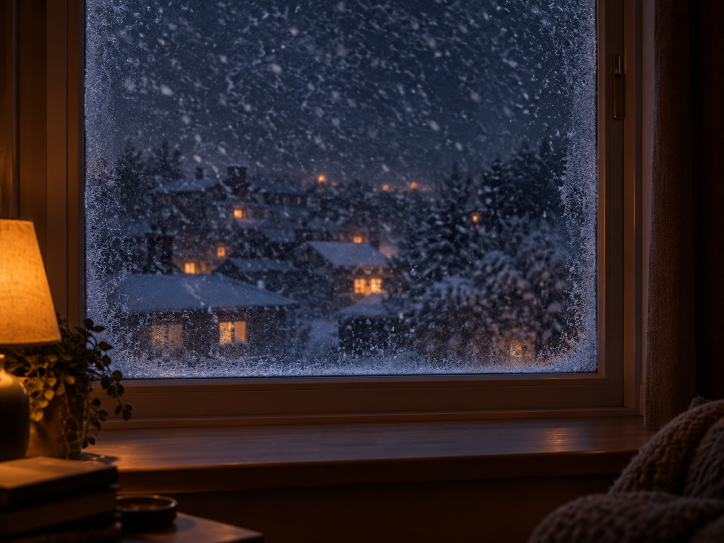
#> input picture engines/crystal/win.png, 1448 x 1086 px (shown at 1/2 size)
$ python crystal.py win.png win.png
#> lines starting #> are read from the running program, lines starting #| are printed output that depends on the picture; after the words box and inside, x2 and y2 are one past the last pixel; in counts of white or black regions, pixels touching at a corner belong together
### engines/crystal/reiter.py
# Reiter snowflake model on a hex grid (axial coords). Saves freeze iteration per cell.
import numpy as np, sys, cv2, math
def grow(alpha,beta,gamma,N=221,stop=92,maxit=40000):
#> called with alpha = 1, beta = 0.5, gamma = 0.001, N = 221, stop = 92, maxit = 40000
    c=N//2; I,J=np.mgrid[0:N,0:N]-c
    hd=np.maximum(np.maximum(abs(I),abs(J)),abs(I+J))
    edge=hd>=c-2
    s=np.full((N,N),beta); s[c,c]=1.0
    ft=np.full((N,N),-1,np.int32); ft[c,c]=0
    def nb(a):
        return (np.roll(a,1,0),np.roll(a,-1,0),np.roll(a,1,1),np.roll(a,-1,1),np.roll(np.roll(a,1,0),-1,1),np.roll(np.roll(a,-1,0),1,1))
    for it in range(1,maxit):
        fr=s>=1
        rec=fr.copy()
        for x in nb(fr): rec|=x
        u=np.where(rec,0,s); v=np.where(rec,s+gamma,0)
        avg=sum(nb(u))/6
        s=u+alpha/2*(avg-u)+v
        s[edge]=beta
        nf=(s>=1)&(ft<0); ft[nf]=it
        if nf.any() and hd[nf].max()>=stop: break
    return ft,s,it
# [6 lines left out: function pic, not called in this run]
# [8 lines that do not run on import are left out]

### engines/crystal/crystal.py
import os as _os; ZT=_os.environ.get('ZT_WORK',_os.path.dirname(_os.path.dirname(_os.path.abspath(__file__)))+'/')   # engines/ root; inputs live in sibling folders
# "every snowflake that touches it freezes to it" - a single ice crystal grows into a giant snowflake
# in front of a snowy night window. Growth shape: Reiter's hexagonal snowflake model; each frozen cell
# is delivered by a visible drifting flake that arrives exactly when that cell freezes.
import sys, os, math, subprocess
import numpy as np, cv2
from PIL import Image, ImageDraw, ImageFont
sys.path.insert(0,os.path.dirname(os.path.abspath(__file__)))
from reiter import grow
O=os.path.dirname(os.path.abspath(__file__))+'/'
D=ZT+''
S=float(os.environ.get('S','0.5'))
FW,FH=1080,1920; W,H,FPS=int(FW*S),int(FH*S),30
DUR=60.0; T0,T1=0.6,55.0; PW=float(os.environ.get('PW','2.0'))
CX,CY=540.0,1000.0                    # crystal centre (full-res px)
A=4.1                                 # hex cell spacing (full-res px)
rng=np.random.RandomState(5)
# ---------------- growth
PAR=tuple(map(float,os.environ.get('PAR','1,0.5,0.001').split(',')))
ft,sv,_=grow(*PAR)
N=ft.shape[0]; c=N//2
ii,jj=np.where(ft>=0); it=ft[ii,jj]
order=np.lexsort((rng.rand(len(it)),it))          # freeze order, ties shuffled so symmetric copies arrive one by one
ii,jj,it=ii[order],jj[order],it[order]
qx=A*((ii-c)+(jj-c)/2); qy=A*(math.sqrt(3)/2)*(jj-c)    # crystal-space position (px, relative to centre)
val=sv[ii,jj]; val=np.clip(0.55+(val-1)*1.6,0.55,1.0)
n=len(ii); rank=np.arange(n)
ta=np.where(rank==0,0.0,T0+(T1-T0)*(rank/(n-1))**(1/PW))  # arrival times: slow start, snowballing finish
# incoming flake for each cell
rr=np.hypot(qx,qy); ang=np.arctan2(qy,qx)+np.where(rr<1,rng.uniform(0,6.3,n),0)
fdur=np.interp(ta,[0,20,55],[2.6,2.0,1.4])*rng.uniform(0.8,1.2,n)
ts=ta-fdur
sa=ang+rng.normal(0,0.45,n); sr=rr+rng.uniform(260,480,n)
wob=rng.uniform(-70,70,n); fsz=rng.uniform(0.8,1.25,n)
print('cells',n,flush=True)
def rot(t): return math.radians(0.35*t)
# ---------------- background: Lewis's frosty window, vertical crop, snow outside, lamp/house glow breathing
src=cv2.imread(O+'win.png').astype(np.float32)
sh,sw=src.shape[:2]; cw=int(sh*9/16); x0=int(os.environ.get('X0','330'))
#> after `sh, sw = src.shape[:2]`: sh = 1086; sw = 1448
#> after `cw = int(sh * 9 / 16)`: cw = 610
bg0=cv2.resize(src[:,x0:x0+cw],(W,H),interpolation=cv2.INTER_CUBIC)
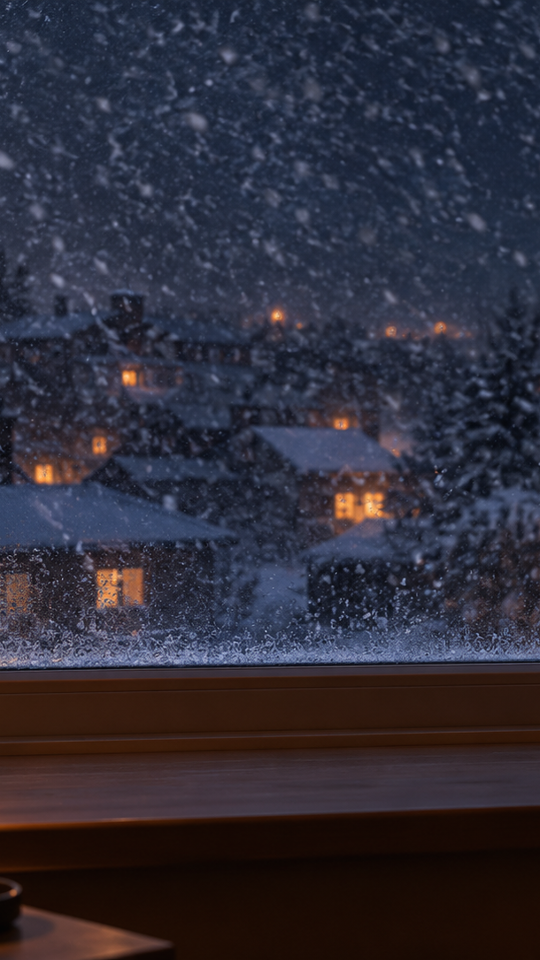
#> bg0: shape (960, 540, 3) float32; mean B, G, R 55, 42.8, 44.9; drawn with min black and max white
bg0=cv2.GaussianBlur(bg0,(0,0),3.0*S)
yy,xx=np.mgrid[0:H,0:W].astype(np.float32)
k=W/cw
#> k = 0.885
pane=np.zeros((H,W),np.float32)
cv2.rectangle(pane,(int((185-x0)*k),0),(int((1180-x0)*k),int(735*k)),1.0,-1)
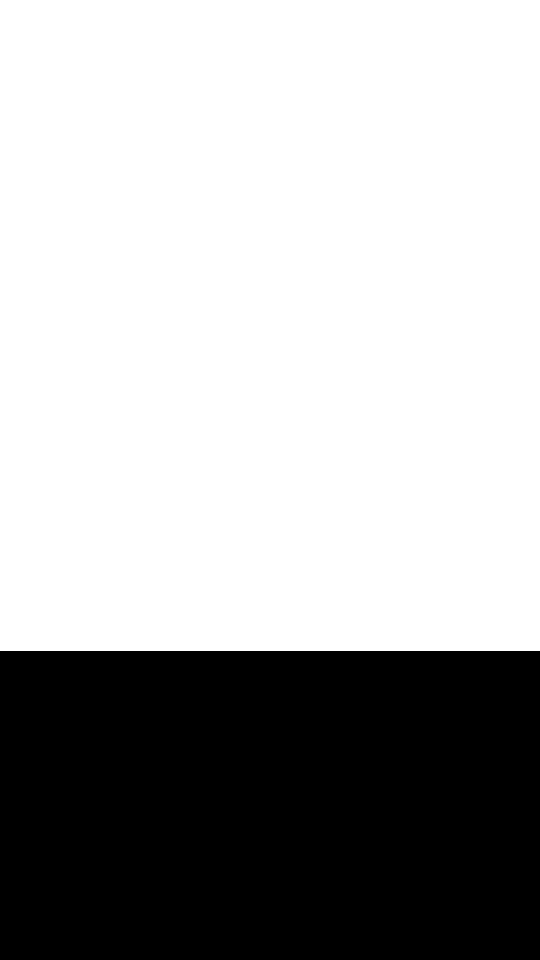
#> pane: shape (960, 540) float32; values 0 (black) and 1 (white), 67.8% white; 1 black region, box (x1, y1, x2, y2) and area: (0, 651, 540, 960) 166860
pane=cv2.GaussianBlur(pane,(0,0),12*S)
warm=np.clip((bg0[...,2]-bg0[...,0]-25)/80,0,1)*np.clip(bg0.mean(2)/120,0,1)
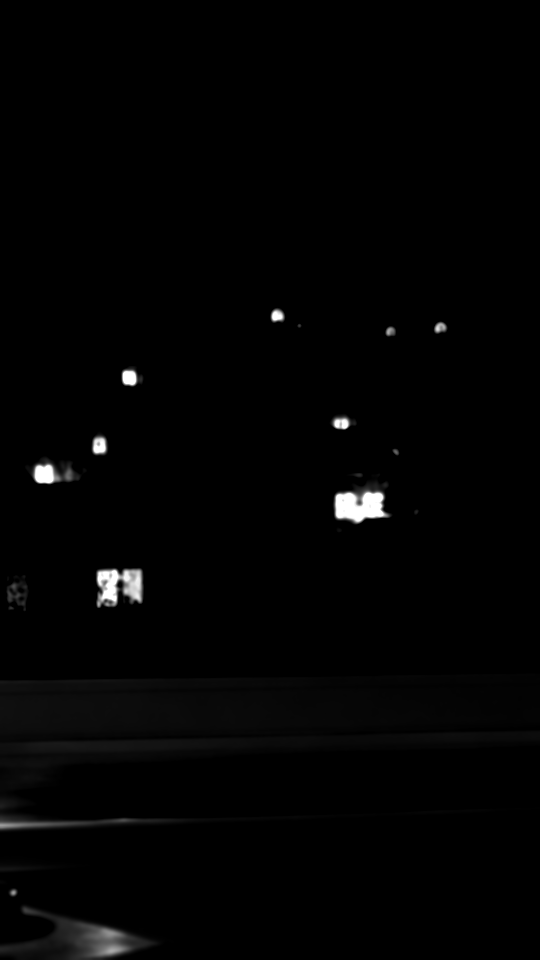
#> warm: shape (960, 540) float32; min 0, max 1, mean 0.0121
# darken a soft disc behind the crystal so it reads
cd=np.exp(-(((xx-CX*S)**2+(yy-CY*S)**2)/(2*(440*S)**2)))
bg0*= (1-0.30*cd)[...,None]
def snow_tile(m,rad,seed,blur):
#> called with m = 110, rad = 1, seed = 1, blur = 0.8
    r=np.random.RandomState(seed); T=512; t=np.zeros((T,T),np.float32)
    for _ in range(m):
        x,y=r.randint(0,T,2)
        for ox in (-T,0,T):
            for oy in (-T,0,T): cv2.circle(t,(x+ox,y+oy),rad,r.uniform(0.4,1),-1,cv2.LINE_AA)
    return cv2.GaussianBlur(t,(0,0),blur)
ST=[(snow_tile(110,1,1,0.8),35,0.45),(snow_tile(45,2,2,1.6),70,0.5),(snow_tile(14,3,3,3.0),120,0.4)]
# [7 lines left out: function bgframe, not called in this run]
# ---------------- crystal layer (crystal space, supersampled drawing), accumulated as cells arrive
CR=int(470*S); CL=2*CR+1
layer=np.zeros((CL,CL),np.float32)
def put(lay,i,amp):
    cv2.circle(lay,(int((CR+qx[i]*S)*4),int((CR+qy[i]*S)*4)),max(2,int(A*0.72*S*4)),float(amp),-1,cv2.LINE_AA,2)
ICE=np.array([255,246,236],np.float32); GLOW=np.array([255,205,160],np.float32)
FB=ImageFont.truetype('/usr/share/fonts/opentype/inter/InterDisplay-SemiBold.otf',max(8,int(96*S)))
FS=ImageFont.truetype('/usr/share/fonts/opentype/inter/Inter-Medium.otf',max(8,int(48*S)))
im=Image.new('L',(W,H),0); d=ImageDraw.Draw(im)
#> after `im = Image.new('L', (W, H), 0)`: im: PIL image 540x960 L; every value is 0
d.text((W/2,P0:=190*S),"every snowflake that touches it",font=FS,fill=255,anchor='mm')
d.text((W/2,252*S),"freezes to it",font=FS,fill=255,anchor='mm')
HOOK=np.asarray(im,np.float32)/255; HSH=cv2.GaussianBlur(HOOK,(0,0),8*S)
#> after `HOOK = np.asarray(im, np.float32) / 255`:
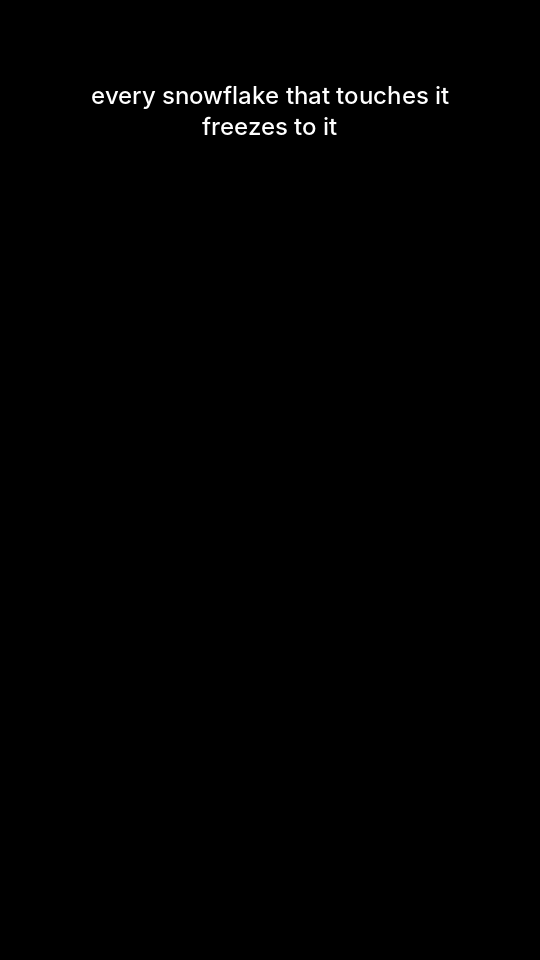
#> HOOK: shape (960, 540) float32; min 0, max 1, mean 0.00513
def count_mask(m):
    im=Image.new('L',(W,H),0); ImageDraw.Draw(im).text((W/2,375*S),f"{m:,}",font=FB,fill=255,anchor='mm',features=['tnum'])
    return np.asarray(im,np.float32)/255
nxt=0
# [40 lines left out: function frame, not called in this run]
# ---------------- sound: soft bells as flakes freeze on, over the lo-fi bed (E)
SR=48000
# [23 lines left out: functions note, audio, not called in this run]
if __name__=='__main__':
    NF=int(DUR*FPS)
    if sys.argv[1]=='still':
        want=sorted(int(float(x)*FPS) for x in sys.argv[2].split(','))
        for f in range(NF):
            if f in want:
                cv2.imwrite(O+f'cs_{f//FPS}.jpg',frame(f))
                if f==want[-1]: break
            else:
                t=f/FPS
                while nxt<n and ta[nxt]<=t: put(layer,nxt,val[nxt]); nxt+=1
        sys.exit()
    out=O+sys.argv[1]
#> (the run stopped early here; a loop or call above may not have finished)
